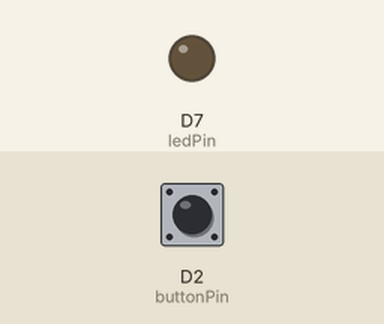
Recording of a sketch running on a simulated Particle Photon. On the bench: output pins drawn as LEDs (lit = HIGH). The test bench sets the inputs (shaded band); at power-on: D2 (buttonPin) LOW.

Above: at 1.2 s.
1.3 s: D2 (buttonPin) pulled HIGH for 0.15 s
At 2.1 s:
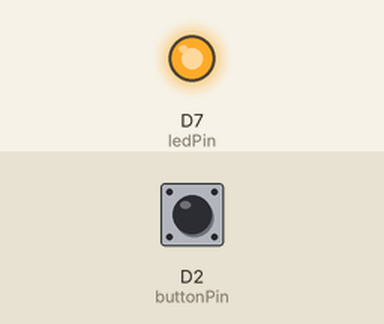
3.8 s: D2 (buttonPin) pulled HIGH for 3.2 s
At 8.7 s:
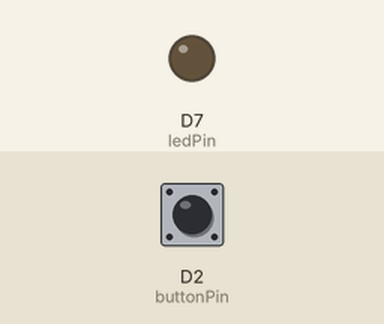
Timing chart, 0 to 10.2 s (numbered marks = the images above; inputs shaded):
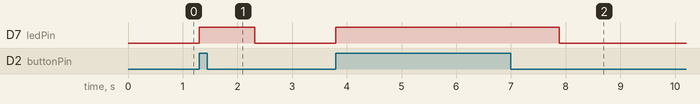

Measured:
- after the input at 1.3 s, D7 (ledPin): LOW → HIGH at once, → LOW 1.0 s later
- after the input at 3.8 s, D7 (ledPin): LOW → HIGH at once, → LOW 4.1 s later

The sketch:

02-BUTTON.ino
```cpp
int ledPin = D7;
int buttonPin = D2;	     // Der Button wird an den Anschluss D2 angeschlossen.

void setup() {
    pinMode(ledPin, OUTPUT);
    pinMode(buttonPin, INPUT); // Der Pin, an den der Button angeschlossen ist, soll als Input
			     // verwendet werden.
}

void loop() {
    // Lese den Status des Buttons aus und schreibe den Zustand in eine Variable
    bool buttonIsPressed = digitalRead(buttonPin);

    if(buttonIsPressed){
        digitalWrite(ledPin, HIGH); // LED anschalten
        // Sende eine Nachricht an die Cloud Console, dass der Button gedrückt wurde.
        Particle.publish("awesome-button-pressed");
        delay(1000);  // warte eine sekunde, bevor wir weitermachen
    } else {
        digitalWrite(ledPin, LOW); // LED ausschalten, wenn der Button nicht gedrückt ist.
    }
}
```
